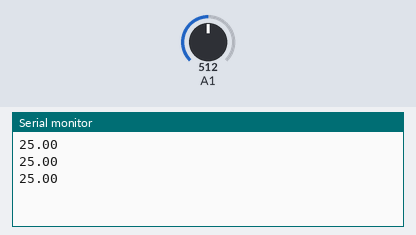
This sketch was run on a simulated Arduino Uno, built with avr-gcc and run on an emulated ATmega328P. Parts: the last lines printed to the serial monitor. The inputs (shaded band) are chosen by the test bench; at power-on: A1 = 512.

Above: at 1.3 s.
1.4 s: A1 set to 716
At 1.9 s:
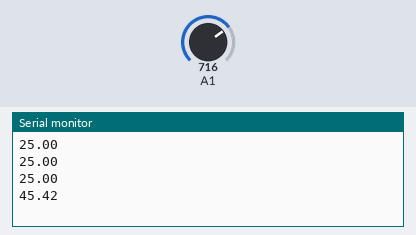
2.9 s: A1 set to 900
At 3.4 s:
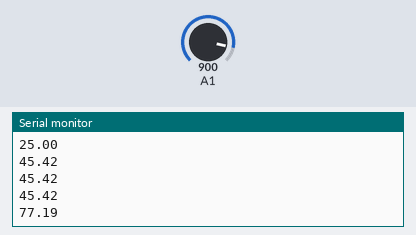
Timing chart, 0 to 5.9 s (numbered marks = the images above; inputs shaded):
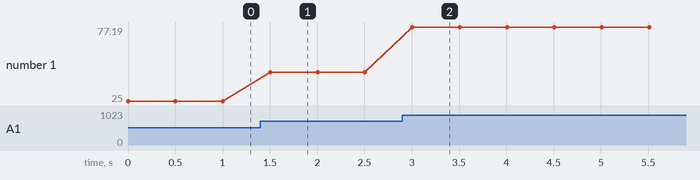

Measured:
- after the input at 1.4 s, the serial monitor: prints a new line after 0.10 s (image 1)
- after the input at 2.9 s, the serial monitor: prints a new line after 0.11 s (image 2)
- plotted number 1: 25 → 45.42 after the input at 1.4 s, 45.42 → 77.19 after the input at 2.9 s

The sketch:

thermistor.ino
```cpp
//(Ground) ---- (R1) -------|------- (Thermistor-10k) ---- (+5v)

#include <math.h>

double Thermistor(int RawADC) {
  double R1 = 10000.0;
  double A = 0.003354016;
  double B = 0.0002569850;
  double C = 0.00000260131;
  double D = 0.00000006383091;
  double Temp;
  double R25 = 10000.0;
  double Rt = R1*(1024.0/RawADC-1); //Measured resistance of thermistor
  Temp = 1.0 / (A + B*log(Rt/R25) + C*log(Rt/R25)*log(Rt/R25) + D*log(Rt/R25)*log(Rt/R25)*log(Rt/R25));
  Temp = Temp - 273.15;            // Convert Kelvin to Celcius
  return Temp;
}

void setup() {
 Serial.begin(9600);
}

void loop() {
 Serial.println(Thermistor(analogRead(9)));  // display Celsius
 delay(500);
}
```
